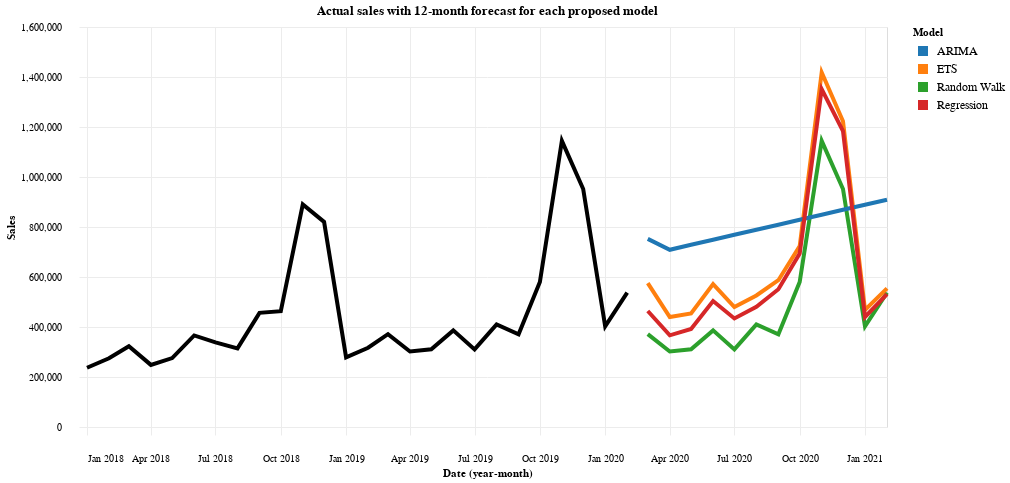

The notebook cell saved with this chart:
### Markdown cell above
### <a id="comparing-model-forecasts">Comparing each model's 12-month forecast</a>

After calculating each model's forecast for the next 12-months we can see they have captured different characteristics of the time series:
- The ETS, ARIMA and regression models all forecasted an upward trend.
- The random walk, ETS and regression models all forecasted the end of year seasonality.
- The ETS and regression models forecasted the increasing seasonality at the end of the year.

The forecasts from the ARIMA model don't appear to be very sensible; they began at a point that was highly influenced by the end of year seasonality and the subsequent forecasts continued to rise from there.

### Code cell
mdl_12month_pred = {
    'Random Walk': list(random_walk_pred),
    'ETS': list(ets_pred),
    'ARIMA': list(arima_pred),
    'Regression': list(regression_pred)
}

mdl_12month_pred = pd.DataFrame(mdl_12month_pred, index = test_horizon_dates)
mdl_12month_pred_long = pd.melt(
    mdl_12month_pred.reset_index(),
    id_vars = 'Date',
    value_vars = mdl_12month_pred.columns,
    var_name = 'Model',
    value_name = 'Sales'
).set_index('Date')

alt.Chart(ts.reset_index()).mark_line().encode(
    x = alt.X('Date', timeUnit = 'yearmonth'),
    y = 'Sales'
) + alt.Chart(mdl_12month_pred_long.reset_index()).mark_line().encode(
    x = alt.X('Date', timeUnit = 'yearmonth'),
    y = 'Sales',
    color = 'Model'
).properties(
    title = "Actual sales with 12-month forecast for each proposed model"
)

### Figure 1 — Vega-Lite specification as saved in the notebook (floating-point values rounded to 4 significant figures)
{"background": "#FFFFFF", "config": {"axis": {"domainOpacity": 0, "gridColor": "#ECECEC", "labelFontSize": 10, "labelPadding": 18, "tickColor": "#ECECEC", "tickSize": 8}, "legend": {"clipHeight": 16, "symbolStrokeWidth": 10, "labelFontSize": 12}, "line": {"size": 4}, "mark": {"color": "#000000"}, "point": {"fill": "#BABABA", "size": 150}, "range": {"category": {"scheme": "category10"}}}, "height": 400, "width": 800, "layer": [{"data": {"name": "data-9a60eb920a1b67e8c381ca7ed11d3e68"}, "mark": {"type": "line"}, "encoding": {"x": {"field": "Date", "timeUnit": "yearmonth", "type": "temporal"}, "y": {"field": "Sales", "type": "quantitative"}}}, {"data": {"name": "data-90f97b2c88d57e776162b8e67c5ef513"}, "mark": {"type": "line"}, "encoding": {"color": {"field": "Model", "type": "nominal"}, "x": {"field": "Date", "timeUnit": "yearmonth", "type": "temporal"}, "y": {"field": "Sales", "type": "quantitative"}}, "title": "Actual sales with 12-month forecast for each proposed model"}], "$schema": "https://vega.github.io/schema/vega-lite/v5.20.1.json", "datasets": {"data-9a60eb920a1b67e8c381ca7ed11d3e68": [{"Date": "2018-01-31T00:00:00", "Sales": 236985}, {"Date": "2018-02-28T00:00:00", "Sales": 274678}, {"Date": "2018-03-31T00:00:00", "Sales": 323183}, {"Date": "2018-04-30T00:00:00", "Sales": 248446}, {"Date": "2018-05-31T00:00:00", "Sales": 275873}, {"Date": "2018-06-30T00:00:00", "Sales": 366295}, {"Date": "2018-07-31T00:00:00", "Sales": 338663}, {"Date": "2018-08-31T00:00:00", "Sales": 314383}, {"Date": "2018-09-30T00:00:00", "Sales": 456613}, {"Date": "2018-10-31T00:00:00", "Sales": 463319}, {"Date": "2018-11-30T00:00:00", "Sales": 890252}, {"Date": "2018-12-31T00:00:00", "Sales": 820564}, {"Date": "2019-01-31T00:00:00", "Sales": 278263}, {"Date": "2019-02-28T00:00:00", "Sales": 316952}, {"Date": "2019-03-31T00:00:00", "Sales": 371523}, {"Date": "2019-04-30T00:00:00", "Sales": 301953}, {"Date": "2019-05-31T00:00:00", "Sales": 310849}, {"Date": "2019-06-30T00:00:00", "Sales": 386481}, {"Date": "2019-07-31T00:00:00", "Sales": 310369}, {"Date": "2019-08-31T00:00:00", "Sales": 410381}, {"Date": "2019-09-30T00:00:00", "Sales": 370741}, {"Date": "2019-10-31T00:00:00", "Sales": 580018}, {"Date": "2019-11-30T00:00:00", "Sales": 1144687}, {"Date": "2019-12-31T00:00:00", "Sales": 952170}, {"Date": "2020-01-31T00:00:00", "Sales": 402354}, {"Date": "2020-02-29T00:00:00", "Sales": 537215}], "data-90f97b2c88d57e776162b8e67c5ef513": [{"Date": "2020-03-31T00:00:00", "Model": "Random Walk", "Sales": 371500.0}, {"Date": "2020-04-30T00:00:00", "Model": "Random Walk", "Sales": 302000.0}, {"Date": "2020-05-31T00:00:00", "Model": "Random Walk", "Sales": 310800.0}, {"Date": "2020-06-30T00:00:00", "Model": "Random Walk", "Sales": 386500.0}, {"Date": "2020-07-31T00:00:00", "Model": "Random Walk", "Sales": 310400.0}, {"Date": "2020-08-31T00:00:00", "Model": "Random Walk", "Sales": 410400.0}, {"Date": "2020-09-30T00:00:00", "Model": "Random Walk", "Sales": 370700.0}, {"Date": "2020-10-31T00:00:00", "Model": "Random Walk", "Sales": 580000.0}, {"Date": "2020-11-30T00:00:00", "Model": "Random Walk", "Sales": 1145000.0}, {"Date": "2020-12-31T00:00:00", "Model": "Random Walk", "Sales": 952200.0}, {"Date": "2021-01-31T00:00:00", "Model": "Random Walk", "Sales": 402400.0}, {"Date": "2021-02-28T00:00:00", "Model": "Random Walk", "Sales": 537200.0}, {"Date": "2020-03-31T00:00:00", "Model": "ETS", "Sales": 575800.0}, {"Date": "2020-04-30T00:00:00", "Model": "ETS", "Sales": 440100.0}, {"Date": "2020-05-31T00:00:00", "Model": "ETS", "Sales": 453900.0}, {"Date": "2020-06-30T00:00:00", "Model": "ETS", "Sales": 571900.0}, {"Date": "2020-07-31T00:00:00", "Model": "ETS", "Sales": 479800.0}, {"Date": "2020-08-31T00:00:00", "Model": "ETS", "Sales": 525900.0}, {"Date": "2020-09-30T00:00:00", "Model": "ETS", "Sales": 587200.0}, {"Date": "2020-10-31T00:00:00", "Model": "ETS", "Sales": 723400.0}, {"Date": "2020-11-30T00:00:00", "Model": "ETS", "Sales": 1419000.0}, {"Date": "2020-12-31T00:00:00", "Model": "ETS", "Sales": 1223000.0}, {"Date": "2021-01-31T00:00:00", "Model": "ETS", "Sales": 468500.0}, {"Date": "2021-02-28T00:00:00", "Model": "ETS", "Sales": 554400.0}, {"Date": "2020-03-31T00:00:00", "Model": "ARIMA", "Sales": 752500.0}, {"Date": "2020-04-30T00:00:00", "Model": "ARIMA", "Sales": 708900.0}, {"Date": "2020-05-31T00:00:00", "Model": "ARIMA", "Sales": 728900.0}, {"Date": "2020-06-30T00:00:00", "Model": "ARIMA", "Sales": 748900.0}, {"Date": "2020-07-31T00:00:00", "Model": "ARIMA", "Sales": 769000.0}, {"Date": "2020-08-31T00:00:00", "Model": "ARIMA", "Sales": 789000.0}, {"Date": "2020-09-30T00:00:00", "Model": "ARIMA", "Sales": 809000.0}, {"Date": "2020-10-31T00:00:00", "Model": "ARIMA", "Sales": 829000.0}, {"Date": "2020-11-30T00:00:00", "Model": "ARIMA", "Sales": 849100.0}, {"Date": "2020-12-31T00:00:00", "Model": "ARIMA", "Sales": 869100.0}, {"Date": "2021-01-31T00:00:00", "Model": "ARIMA", "Sales": 889100.0}, {"Date": "2021-02-28T00:00:00", "Model": "ARIMA", "Sales": 909100.0}, {"Date": "2020-03-31T00:00:00", "Model": "Regression", "Sales": 464000.0}, {"Date": "2020-04-30T00:00:00", "Model": "Regression", "Sales": 366800.0}, {"Date": "2020-05-31T00:00:00", "Model": "Regression", "Sales": 392100.0}, {"Date": "2020-06-30T00:00:00", "Model": "Regression", "Sales": 503800.0}, {"Date": "2020-07-31T00:00:00", "Model": "Regression", "Sales": 434100.0}, {"Date": "2020-08-31T00:00:00", "Model": "Regression", "Sales": 481000.0}, {"Date": "2020-09-30T00:00:00", "Model": "Regression", "Sales": 550900.0}, {"Date": "2020-10-31T00:00:00", "Model": "Regression", "Sales": 694100.0}, {"Date": "2020-11-30T00:00:00", "Model": "Regression", "Sales": 1352000.0}, {"Date": "2020-12-31T00:00:00", "Model": "Regression", "Sales": 1184000.0}, {"Date": "2021-01-31T00:00:00", "Model": "Regression", "Sales": 440200.0}, {"Date": "2021-02-28T00:00:00", "Model": "Regression", "Sales": 531800.0}]}}
